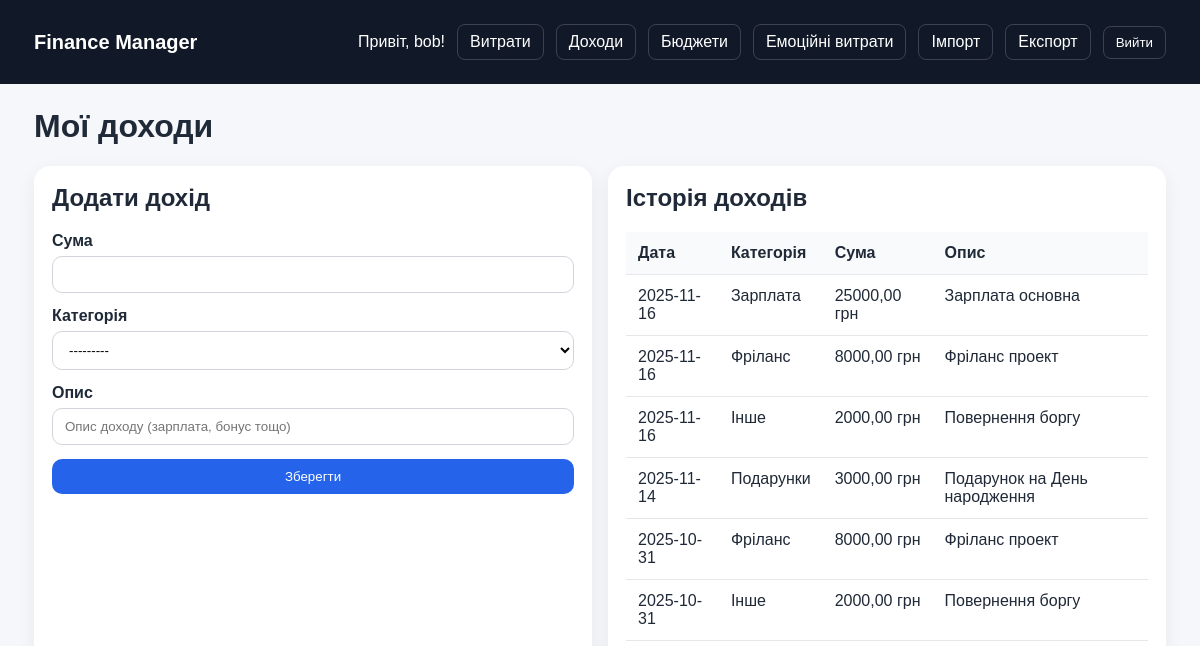
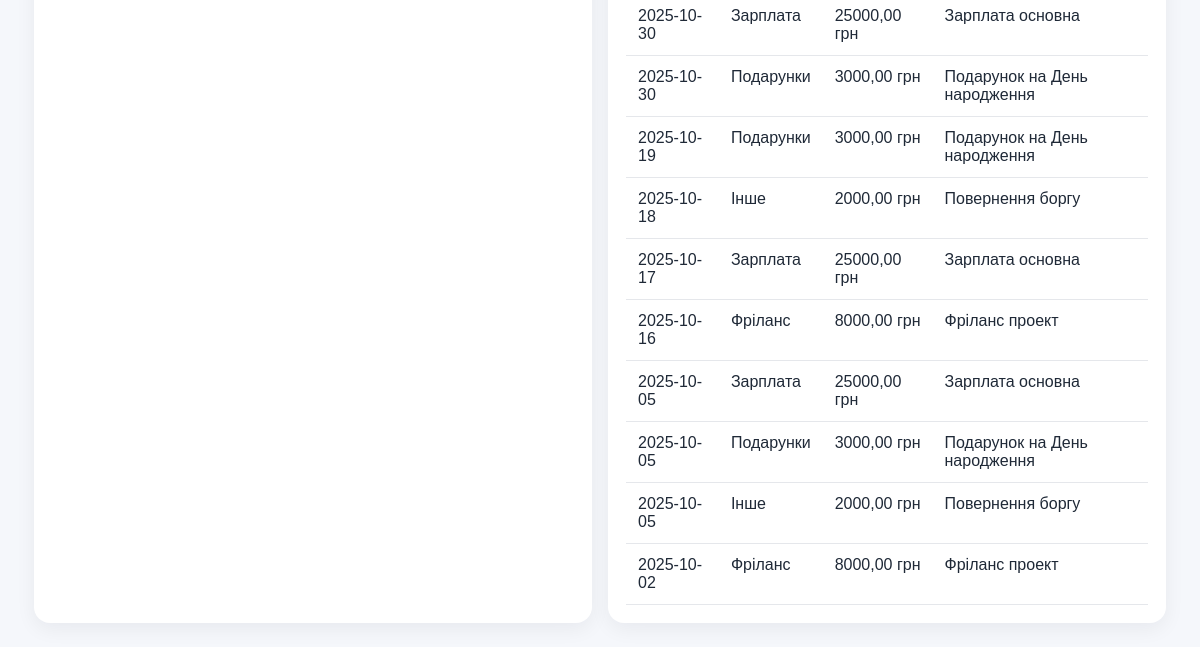
The page /incomes/ (signed in) on the database as committed earlier (2 pictures, top to bottom).
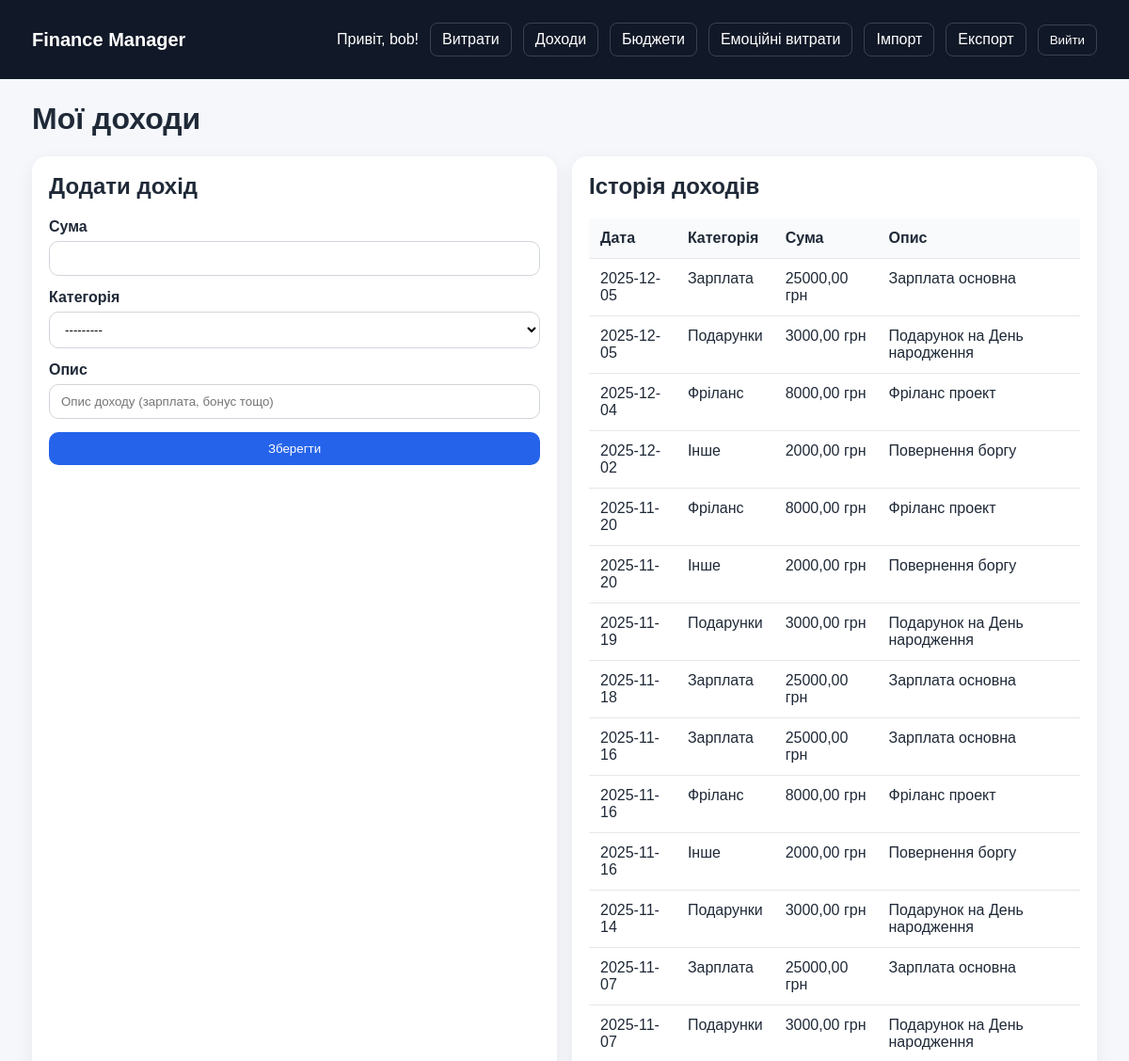
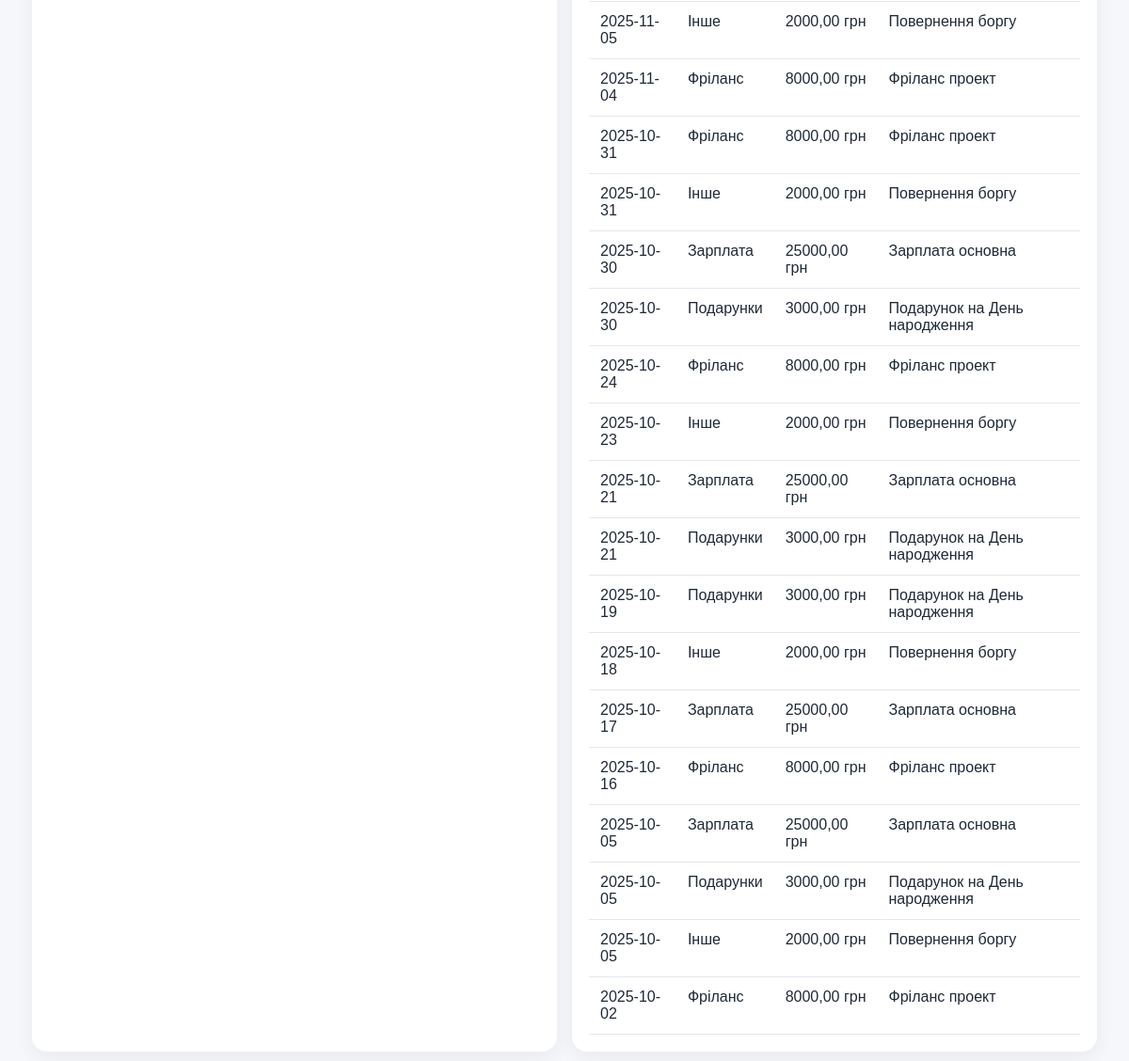
The same page on the database as committed later (2 pictures, top to bottom).
### expenses/models.py (models this page shows, shortened)
class Income(models.Model):
    INCOME_CATEGORIES = [
        ('salary', 'Зарплата'),
        ('freelance', 'Фріланс'),
        ('gift', 'Подарунки'),
        ('other', 'Інше'),
    ]
    user = models.ForeignKey(User, on_delete=models.CASCADE, related_name='incomes')
    amount = models.DecimalField(max_digits=10, decimal_places=2)
    category = models.CharField(max_length=32, choices=INCOME_CATEGORIES)
    description = models.CharField(max_length=255, blank=True)
    created_at = models.DateTimeField(default=timezone.now)
    class Meta:
        ordering = ['-created_at']

### expenses/views.py (the view)
# urls.py: path('incomes/', views.income_list, name='income_list'),
@login_required
def income_list(request):
    incomes = Income.objects.filter(user=request.user).order_by('-created_at')
    if request.method == 'POST':
        form = IncomeForm(request.POST)
        if form.is_valid():
            income = form.save(commit=False)
            income.user = request.user
            income.save()
            messages.success(request, 'Дохід успішно додано.')
            return redirect('income_list')
    else:
        form = IncomeForm()
    return render(request, 'expenses/income_list.html', {
        'incomes': incomes,
        'form': form,
    })

### expenses/forms.py
class IncomeForm(forms.ModelForm):
    class Meta:
        model = Income
        fields = ['amount', 'category', 'description']
        widgets = {
            'amount': forms.NumberInput(attrs={
                'class': 'w-full border rounded px-3 py-2',
                'step': '0.01',
            }),
            'category': forms.Select(attrs={
                'class': 'w-full border rounded px-3 py-2',
            }),
            'description': forms.TextInput(attrs={
                'class': 'w-full border rounded px-3 py-2',
                'placeholder': 'Опис доходу (зарплата, бонус тощо)',
            }),
        }

### expenses/templates/expenses/income_list.html (shortened to what this page needs)
{% extends "expenses/base.html" %}
{% block content %}
<h1>Мої доходи</h1>
<div class="grid grid-2">
    <div class="card">
        <h2>Додати дохід</h2>
        <form method="post" class="form-grid">
            <div>
                <label for="{{ form.amount.id_for_label }}">Сума</label>
                {{ form.amount }}
            </div>
            <div>
                <label for="{{ form.category.id_for_label }}">Категорія</label>
                {{ form.category }}
            </div>
            <div>
                <label for="{{ form.description.id_for_label }}">Опис</label>
                {{ form.description }}
            </div>
            <button type="submit" class="btn">Зберегти</button>
        </form>
    </div>
    <div class="card table-wrap">
        <h2>Історія доходів</h2>
        <table>
            <thead>
                <tr>
                    <th>Дата</th>
                    <th>Категорія</th>
                    <th>Сума</th>
                    <th>Опис</th>
                </tr>
            </thead>
            <tbody>
                {% for i in incomes %}
                    <tr>
                        <td>{{ i.created_at|date:"Y-m-d" }}</td>
                        <td>{{ i.get_category_display }}</td>
                        <td>{{ i.amount|floatformat:2 }} грн</td>
                        <td>{{ i.description }}</td>
                    </tr>
                {% empty %}
                    <tr>
                        <td colspan="4" class="muted">Ще немає доходів.</td>
                    </tr>
                {% endfor %}
            </tbody>
        </table>
    </div>
</div>
{% endblock %}

### expenses/templates/expenses/base.html (shortened to what this page needs)
<!DOCTYPE html>
<html lang="uk">
<head>
</head>
<body>
    <div class="nav">
        <div class="container">
            <a href="{% url 'dashboard' %}" class="brand">Finance Manager</a>
            <div class="nav-links">
                {% if user.is_authenticated %}
                    <span>Привіт, {{ user.username }}!</span>
                    <a href="{% url 'expense_list' %}">Витрати</a>
                    <a href="{% url 'income_list' %}">Доходи</a>
                    <a href="{% url 'budget_list' %}">Бюджети</a>
                    <a href="{% url 'emotional_report' %}">Емоційні витрати</a>
                    <a href="{% url 'transaction_import' %}">Імпорт</a>
                    <a href="{% url 'transaction_export' %}">Експорт</a>
                    <form method="post" action="{% url 'logout' %}" class="inline">
                        <button type="submit">Вийти</button>
                    </form>
                {% else %}
                    <a href="{% url 'login' %}">Увійти</a>
                    <a href="{% url 'signup' %}">Реєстрація</a>
                {% endif %}
            </div>
        </div>
    </div>
    <div class="container">
        {% block content %}{% endblock %}
    </div>
</body>
</html>

### expenses/templates/expenses/base.html (style rules this page uses)
* { box-sizing: border-box; }
body { font-family: Arial, sans-serif; margin: 0; background: #f5f7fb; color: #1f2937; }
.container { max-width: 1180px; margin: 0 auto; padding: 24px; }
.nav { background: #111827; color: white; }
.nav .container { display: flex; justify-content: space-between; align-items: center; gap: 16px; flex-wrap: wrap; }
.brand { font-weight: 700; font-size: 20px; color: white; text-decoration: none; }
.nav-links { display: flex; gap: 12px; flex-wrap: wrap; align-items: center; }
.nav-links a, .nav-links button { color: white; background: transparent; border: 1px solid rgba(255,255,255,0.18); padding: 8px 12px; border-radius: 8px; text-decoration: none; cursor: pointer; transition: 0.2s ease; }
h1, h2, h3 { margin-top: 0; }
.grid { display: grid; gap: 16px; }
.grid-2 { grid-template-columns: repeat(auto-fit, minmax(340px, 1fr)); }
.card { background: white; border-radius: 16px; padding: 18px; box-shadow: 0 6px 20px rgba(15, 23, 42, 0.06); }
.btn { display: inline-block; padding: 10px 14px; border-radius: 10px; text-decoration: none; background: #2563eb; color: white; border: none; cursor: pointer; transition: 0.2s ease; }
.table-wrap { overflow-x: auto; }
table { width: 100%; border-collapse: collapse; background: white; }
th, td { padding: 12px; border-bottom: 1px solid #e5e7eb; text-align: left; vertical-align: top; }
th { background: #f9fafb; }
form.inline { display: inline; }
.form-grid { display: grid; gap: 14px; }
label { display: block; font-weight: 600; margin-bottom: 6px; }
input, select, textarea { width: 100%; box-sizing: border-box; padding: 10px 12px; border: 1px solid #d1d5db; border-radius: 10px; background: white; }

Rows that differ between the two databases and show on the page:
added Income: created_at "2025-12-05", category "Зарплата", amount "25000,00", description "Зарплата основна"
added Income: created_at "2025-12-05", category "Подарунки", amount "3000,00", description "Подарунок на День народження"
added Income: created_at "2025-12-04", category "Фріланс", amount "8000,00", description "Фріланс проект"
added Income: created_at "2025-12-02", category "Інше", amount "2000,00", description "Повернення боргу"
added Income: created_at "2025-11-20", category "Фріланс", amount "8000,00", description "Фріланс проект"
added Income: created_at "2025-11-20", category "Інше", amount "2000,00", description "Повернення боргу"
added Income: created_at "2025-11-19", category "Подарунки", amount "3000,00", description "Подарунок на День народження"
added Income: created_at "2025-11-18", category "Зарплата", amount "25000,00", description "Зарплата основна"
added Income: created_at "2025-11-07", category "Зарплата", amount "25000,00", description "Зарплата основна"
added Income: created_at "2025-11-07", category "Подарунки", amount "3000,00", description "Подарунок на День народження"
added Income: created_at "2025-11-05", category "Інше", amount "2000,00", description "Повернення боргу"
added Income: created_at "2025-11-04", category "Фріланс", amount "8000,00", description "Фріланс проект"
added Income: created_at "2025-10-24", category "Фріланс", amount "8000,00", description "Фріланс проект"
added Income: created_at "2025-10-23", category "Інше", amount "2000,00", description "Повернення боргу"
added Income: created_at "2025-10-21", category "Зарплата", amount "25000,00", description "Зарплата основна"
added Income: created_at "2025-10-21", category "Подарунки", amount "3000,00", description "Подарунок на День народження"
